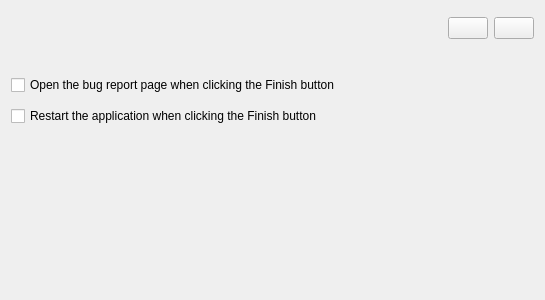
<?xml version="1.0" encoding="UTF-8"?>
<ui version="4.0">
 <class>AssistantPageBugzillaSend</class>
 <widget class="QWidget" name="AssistantPageBugzillaSend">
  <property name="geometry">
   <rect>
    <x>0</x>
    <y>0</y>
    <width>545</width>
    <height>300</height>
   </rect>
  </property>
  <layout class="QVBoxLayout" name="verticalLayout">
   <item>
    <widget class="StatusWidget" name="m_statusWidget" native="true"/>
   </item>
   <item>
    <layout class="QHBoxLayout" name="horizontalLayout">
     <item>
      <spacer name="horizontalSpacer">
       <property name="orientation">
        <enum>Qt::Horizontal</enum>
       </property>
       <property name="sizeHint" stdset="0">
        <size>
         <width>40</width>
         <height>20</height>
        </size>
       </property>
      </spacer>
     </item>
     <item>
      <widget class="KPushButton" name="m_retryButton"/>
     </item>
     <item>
      <widget class="KPushButton" name="m_showReportContentsButton"/>
     </item>
    </layout>
   </item>
   <item>
    <widget class="QLabel" name="m_finishedLabel">
     <property name="textFormat">
      <enum>Qt::RichText</enum>
     </property>
     <property name="wordWrap">
      <bool>true</bool>
     </property>
     <property name="openExternalLinks">
      <bool>true</bool>
     </property>
     <property name="textInteractionFlags">
      <set>Qt::LinksAccessibleByMouse|Qt::TextSelectableByMouse</set>
     </property>
    </widget>
   </item>
   <item>
    <spacer name="verticalSpacer_2">
     <property name="orientation">
      <enum>Qt::Vertical</enum>
     </property>
     <property name="sizeType">
      <enum>QSizePolicy::Fixed</enum>
     </property>
     <property name="sizeHint" stdset="0">
      <size>
       <width>20</width>
       <height>10</height>
      </size>
     </property>
    </spacer>
   </item>
   <item>
    <widget class="QCheckBox" name="m_launchPageOnFinish">
     <property name="text">
      <string comment="@option:check">Open the bug report page when clicking the Finish button</string>
     </property>
    </widget>
   </item>
   <item>
    <spacer name="verticalSpacer_3">
     <property name="orientation">
      <enum>Qt::Vertical</enum>
     </property>
     <property name="sizeType">
      <enum>QSizePolicy::Fixed</enum>
     </property>
     <property name="sizeHint" stdset="0">
      <size>
       <width>20</width>
       <height>5</height>
      </size>
     </property>
    </spacer>
   </item>
   <item>
    <widget class="QCheckBox" name="m_restartAppOnFinish">
     <property name="text">
      <string comment="@option:check">Restart the application when clicking the Finish button</string>
     </property>
    </widget>
   </item>
   <item>
    <spacer name="verticalSpacer">
     <property name="orientation">
      <enum>Qt::Vertical</enum>
     </property>
     <property name="sizeHint" stdset="0">
      <size>
       <width>20</width>
       <height>40</height>
      </size>
     </property>
    </spacer>
   </item>
  </layout>
 </widget>
 <customwidgets>
  <customwidget>
   <class>KPushButton</class>
   <extends>QPushButton</extends>
   <header>kpushbutton.h</header>
  </customwidget>
  <customwidget>
   <class>StatusWidget</class>
   <extends>QWidget</extends>
   <header>statuswidget.h</header>
   <container>1</container>
  </customwidget>
 </customwidgets>
 <resources/>
 <connections/>
</ui>
